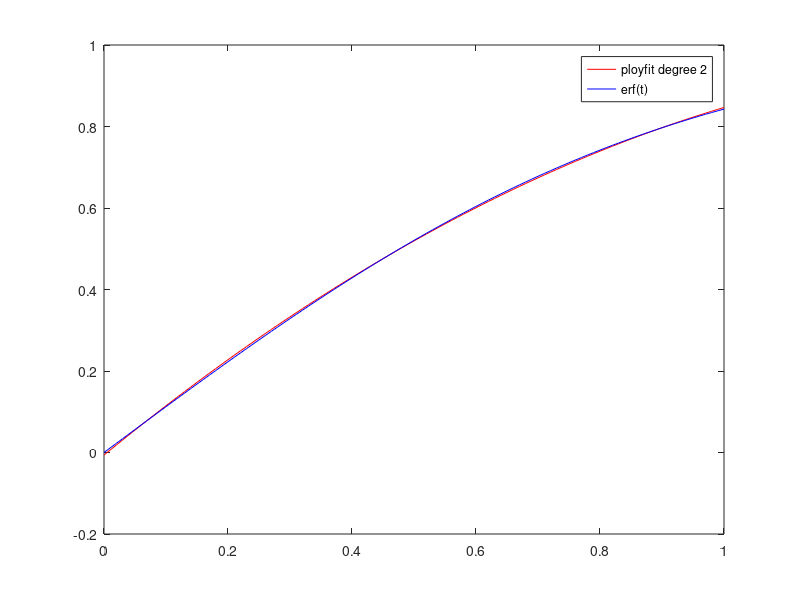

Here is the MATLAB script that generated this plot:
function maxerror = prob11(n)
if nargin == 0
    n = 2;
end
k = 1:11;
t(k) = (k-1)/10;
y(k) = erf(t(k));
b = polyfit(t,y,n);
F = @(x) polyval(b,x);
t = 0:.01:1;
Y = F(t);  
plot(t,Y,'r', t, erf(t),'b')
legend1 = sprintf('ployfit degree %d',n);
legend(legend1,'erf(t)')
maxerror = max(Y-erf(t));